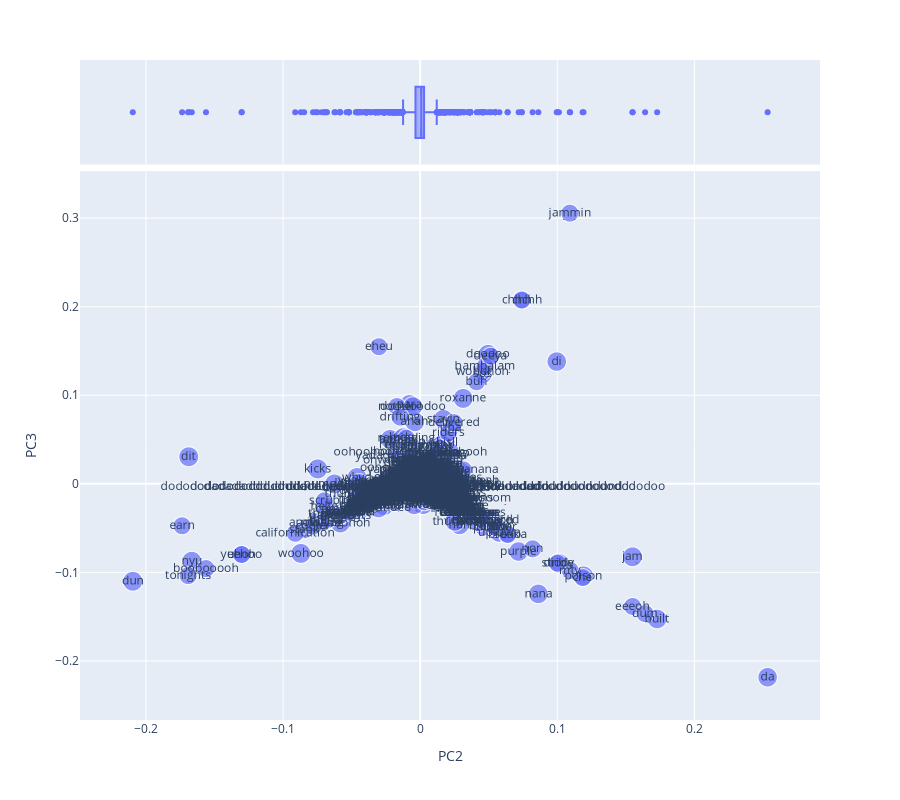

Here is the notebook cell this chart was saved with:
### Code cell
px.scatter(LOADINGS.join(VOCAB).reset_index().rename({'index':'term_str'}, axis=1), "PC2", "PC3", 
    text='term_str', hover_name='term_str',
    size='dfidf', marginal_x='box', height=800)

### Figure 1 — Plotly figure (JSON) as saved in the notebook; plotly's stock layout.template omitted (floating-point values rounded to 4 significant figures; data arrays with more than 128 entries replaced by an {"elided": "..."} marker saying what was removed)
{"data": [{"hovertemplate": "<b>%{hovertext}</b><br><br>PC2=%{x}<br>PC3=%{y}<br>dfidf=%{marker.size}<br>term_str=%{text}<extra></extra>", "hovertext": {"elided": "5000 str values"}, "legendgroup": "", "marker": {"color": "#636efa", "size": {"elided": "5000 float values"}, "sizemode": "area", "sizeref": 0.007925, "symbol": "circle"}, "mode": "markers+text", "name": "", "showlegend": false, "text": {"elided": "5000 str values"}, "type": "scattergl", "x": {"elided": "5000 float values"}, "xaxis": "x", "y": {"elided": "5000 float values"}, "yaxis": "y"}, {"alignmentgroup": "True", "hovertemplate": "<b>%{hovertext}</b><br><br>PC2=%{x}<extra></extra>", "hovertext": {"elided": "5000 str values"}, "legendgroup": "", "marker": {"color": "#636efa", "symbol": "circle"}, "name": "", "notched": true, "offsetgroup": "", "showlegend": false, "type": "box", "x": {"elided": "5000 float values"}, "xaxis": "x2", "yaxis": "y2"}], "layout": {"height": 800, "legend": {"itemsizing": "constant", "tracegroupgap": 0}, "margin": {"t": 60}, "xaxis": {"anchor": "y", "domain": [0, 1], "title": {"text": "PC2"}}, "xaxis2": {"anchor": "y2", "domain": [0, 1], "matches": "x", "showgrid": true, "showticklabels": false}, "yaxis": {"anchor": "x", "domain": [0, 0.8316], "title": {"text": "PC3"}}, "yaxis2": {"anchor": "x2", "domain": [0.8416, 1], "matches": "y2", "showgrid": false, "showline": false, "showticklabels": false, "ticks": ""}}}
